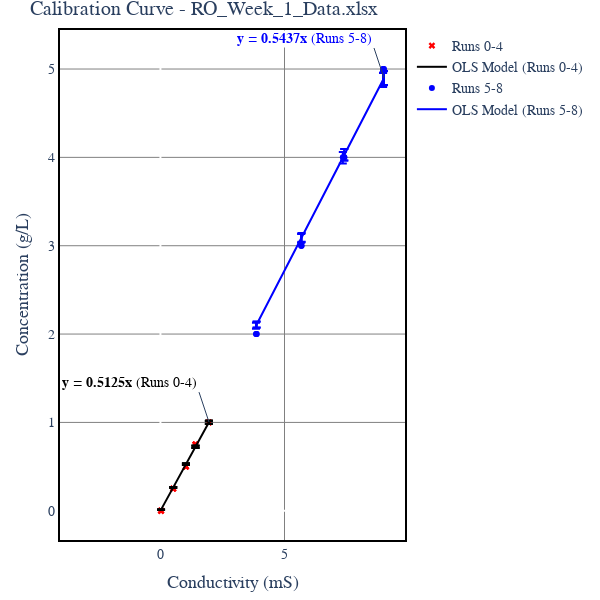
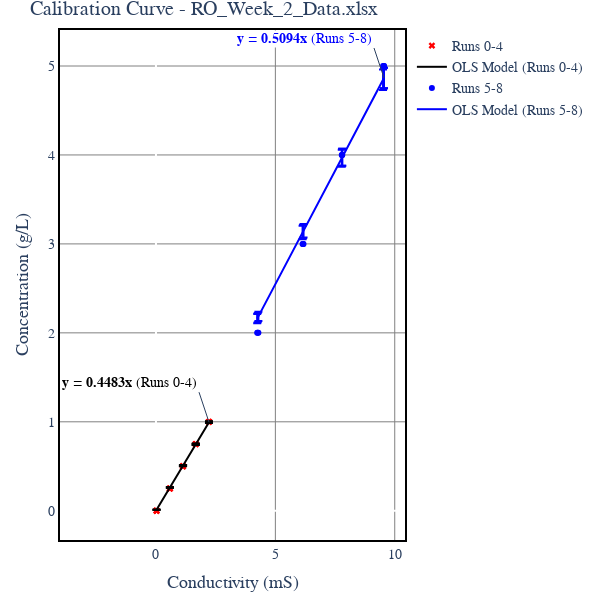

Notebook cell for these charts, in order:
### Code cell
import pandas as pd
import numpy as np
import statsmodels.api as sm
import plotly.graph_objects as go

def plot_calibration(fileName):
    # Load data from Excel
    df = pd.read_excel(fileName, sheet_name="Results")

    # Independent variable (Conductivity)
    x1 = df["Conductivity_A_(mS)"]
    x2 = df["Conductivity_B_(mS)"]
    x3 = df["Conductivity_C_(mS)"]

    # Dependent variable (Concentration)
    y_from_excel = df["Concentration_(g/L)"]

    # Run number column (assuming it's named "Run" in Excel)
    run_numbers = df["Run"]

    # Concatenate x values and replicate y values
    x_data = np.concatenate([x1, x2, x3])  # Conductivity
    y_data = np.tile(y_from_excel, 3)  # Concentration
    run_data = np.tile(run_numbers, 3)  # Repeat run numbers

    # Split data into two groups based on run number
    mask_group1 = (run_data >= 0) & (run_data <= 4)  # Runs 0-4
    mask_group2 = (run_data >= 5) & (run_data <= 8)  # Runs 5-8

    x_data_group1, y_data_group1 = x_data[mask_group1], y_data[mask_group1]
    x_data_group2, y_data_group2 = x_data[mask_group2], y_data[mask_group2]

    # Fit separate OLS models (forcing zero intercept)
    def fit_model(x, y):
        X = x[:, np.newaxis]  # Reshape for OLS
        model = sm.OLS(y, X).fit()
        return model

    model_group1 = fit_model(x_data_group1, y_data_group1)
    model_group2 = fit_model(x_data_group2, y_data_group2)

    # Get confidence intervals
    def get_conf_intervals(model, X):
        pred = model.get_prediction(X)
        pred_summary = pred.summary_frame(alpha=0.05)  # 95% CI
        return pred_summary['mean_ci_lower'], pred_summary['mean_ci_upper']

    ci_lower_group1, ci_upper_group1 = get_conf_intervals(model_group1, x_data_group1[:, np.newaxis])
    ci_lower_group2, ci_upper_group2 = get_conf_intervals(model_group2, x_data_group2[:, np.newaxis])

    # Create plotly figure
    fig = go.Figure()

    # Plot Group 1 (Runs 0-4)
    fig.add_trace(go.Scatter(x=x_data_group1, y=y_data_group1, mode="markers",
                             marker=dict(symbol="x", color="red"), name="Runs 0-4"))

    fig.add_trace(go.Scatter(
        x=x_data_group1,
        y=model_group1.fittedvalues,
        mode='lines',
        name='OLS Model (Runs 0-4)',
        line=dict(color="black"),
        error_y=dict(
            type='data',
            symmetric=False,
            array=ci_upper_group1 - model_group1.fittedvalues,
            arrayminus=model_group1.fittedvalues - ci_lower_group1,
            visible=True,
            color="black"
        )
    ))

    # Plot Group 2 (Runs 5-8)
    fig.add_trace(go.Scatter(x=x_data_group2, y=y_data_group2, mode="markers",
                             marker=dict(symbol="circle", color="blue"), name="Runs 5-8"))

    fig.add_trace(go.Scatter(
        x=x_data_group2,
        y=model_group2.fittedvalues,
        mode='lines',
        name='OLS Model (Runs 5-8)',
        line=dict(color="blue"),
        error_y=dict(
            type='data',
            symmetric=False,
            array=ci_upper_group2 - model_group2.fittedvalues,
            arrayminus=model_group2.fittedvalues - ci_lower_group2,
            visible=True,
            color="blue"
        )
    ))

    # Extract slopes for equation display
    slope_group1 = model_group1.params[0]
    slope_group2 = model_group2.params[0]

    # Add equation annotations
    fig.add_annotation(
        x=x_data_group1.max(),
        y=slope_group1 * x_data_group1.max(),
        text=f"<b>y = {slope_group1:.4f}x</b> (Runs 0-4)",
        font=dict(size=14, color="black"),
        xanchor="right",
        yanchor="bottom",
        bgcolor="white"
    )

    fig.add_annotation(
        x=x_data_group2.max(),
        y=slope_group2 * x_data_group2.max(),
        text=f"<b>y = {slope_group2:.4f}x</b> (Runs 5-8)",
        font=dict(size=14, color="blue"),
        xanchor="right",
        yanchor="bottom",
        bgcolor="white"
    )

    # Update layout
    fig.update_layout(
        xaxis=dict(
            showgrid=True,
            gridwidth=1,
            gridcolor="gray",
            title="Conductivity (mS)",  # X-axis
            title_font=dict(size=18),
            tickfont=dict(size=14),
            linewidth=2,
            linecolor="black",
            mirror=True
        ),
        yaxis=dict(
            showgrid=True,
            gridwidth=1,
            gridcolor="gray",
            title="Concentration (g/L)",  # Y-axis
            title_font=dict(size=18),
            tickfont=dict(size=14),
            linewidth=2,
            linecolor="black",
            mirror=True
        ),
        title=f"Calibration Curve - {fileName}",
        width=600,
        height=600,
        font=dict(family="Arial", size=14),
        plot_bgcolor="white",
        margin=dict(l=60, r=30, t=30, b=60)
    )

    fig.show()

# Run the function for both files
plot_calibration("RO_Week_1_Data.xlsx")
plot_calibration("RO_Week_2_Data.xlsx")

### Figure 1 — Plotly figure (JSON) as saved in the notebook; plotly's stock layout.template omitted (floating-point values rounded to 4 significant figures)
{"data": [{"marker": {"color": "red", "symbol": "x"}, "mode": "markers", "name": "Runs 0-4", "type": "scatter", "x": [0.025, 0.5152, 1.03, 1.415, 1.957, 0.0246, 0.5142, 1.027, 1.413, 1.953, 0.0246, 0.514, 1.026, 1.41, 1.949], "y": [0.0, 0.25, 0.5, 0.75, 1.0, 0.0, 0.25, 0.5, 0.75, 1.0, 0.0, 0.25, 0.5, 0.75, 1.0]}, {"error_y": {"array": [0.0002239, 0.004615, 0.009226, 0.01267, 0.01753, 0.0002203, 0.004606, 0.009199, 0.01266, 0.01749, 0.0002203, 0.004604, 0.00919, 0.01263, 0.01746], "arrayminus": [0.0002239, 0.004615, 0.009226, 0.01267, 0.01753, 0.0002203, 0.004606, 0.009199, 0.01266, 0.01749, 0.0002203, 0.004604, 0.00919, 0.01263, 0.01746], "color": "black", "symmetric": false, "type": "data", "visible": true}, "line": {"color": "black"}, "mode": "lines", "name": "OLS Model (Runs 0-4)", "type": "scatter", "x": [0.025, 0.5152, 1.03, 1.415, 1.957, 0.0246, 0.5142, 1.027, 1.413, 1.953, 0.0246, 0.514, 1.026, 1.41, 1.949], "y": [0.01281, 0.2641, 0.5279, 0.7252, 1.003, 0.01261, 0.2635, 0.5264, 0.7242, 1.001, 0.01261, 0.2634, 0.5259, 0.7227, 0.9989]}, {"marker": {"color": "blue", "symbol": "circle"}, "mode": "markers", "name": "Runs 5-8", "type": "scatter", "x": [3.88, 5.69, 7.41, 8.98, 3.87, 5.67, 7.41, 9.01, 3.85, 5.68, 7.35, 8.97], "y": [2.0, 3.0, 4.0, 5.0, 2.0, 3.0, 4.0, 5.0, 2.0, 3.0, 4.0, 5.0]}, {"error_y": {"array": [0.03406, 0.04994, 0.06504, 0.07882, 0.03397, 0.04977, 0.06504, 0.07909, 0.03379, 0.04986, 0.06451, 0.07873], "arrayminus": [0.03406, 0.04994, 0.06504, 0.07882, 0.03397, 0.04977, 0.06504, 0.07909, 0.03379, 0.04986, 0.06451, 0.07873], "color": "blue", "symmetric": false, "type": "data", "visible": true}, "line": {"color": "blue"}, "mode": "lines", "name": "OLS Model (Runs 5-8)", "type": "scatter", "x": [3.88, 5.69, 7.41, 8.98, 3.87, 5.67, 7.41, 9.01, 3.85, 5.68, 7.35, 8.97], "y": [2.109, 3.093, 4.029, 4.882, 2.104, 3.083, 4.029, 4.898, 2.093, 3.088, 3.996, 4.877]}], "layout": {"annotations": [{"bgcolor": "white", "font": {"color": "black", "size": 14}, "text": "<b>y = 0.5125x</b> (Runs 0-4)", "x": 1.957, "xanchor": "right", "y": 1.003, "yanchor": "bottom"}, {"bgcolor": "white", "font": {"color": "blue", "size": 14}, "text": "<b>y = 0.5437x</b> (Runs 5-8)", "x": 9.01, "xanchor": "right", "y": 4.898, "yanchor": "bottom"}], "font": {"family": "Arial", "size": 14}, "height": 600, "margin": {"b": 60, "l": 60, "r": 30, "t": 30}, "plot_bgcolor": "white", "title": {"text": "Calibration Curve - RO_Week_1_Data.xlsx"}, "width": 600, "xaxis": {"gridcolor": "gray", "gridwidth": 1, "linecolor": "black", "linewidth": 2, "mirror": true, "showgrid": true, "tickfont": {"size": 14}, "title": {"font": {"size": 18}, "text": "Conductivity (mS)"}}, "yaxis": {"gridcolor": "gray", "gridwidth": 1, "linecolor": "black", "linewidth": 2, "mirror": true, "showgrid": true, "tickfont": {"size": 14}, "title": {"font": {"size": 18}, "text": "Concentration (g/L)"}}}}

### Figure 2 — Plotly figure (JSON) as saved in the notebook; plotly's stock layout.template omitted (floating-point values rounded to 4 significant figures)
{"data": [{"marker": {"color": "red", "symbol": "x"}, "mode": "markers", "name": "Runs 0-4", "type": "scatter", "x": [0.025, 0.5849, 1.139, 1.671, 2.22, 0.0246, 0.5817, 1.126, 1.665, 2.22, 0.0246, 0.5834, 1.131, 1.661, 2.221], "y": [0.0, 0.25, 0.5, 0.75, 1.0, 0.0, 0.25, 0.5, 0.75, 1.0, 0.0, 0.25, 0.5, 0.75, 1.0]}, {"error_y": {"array": [8.816e-05, 0.002063, 0.004017, 0.005893, 0.007828, 8.675e-05, 0.002051, 0.003971, 0.005871, 0.007828, 8.675e-05, 0.002057, 0.003988, 0.005857, 0.007832], "arrayminus": [8.816e-05, 0.002063, 0.004017, 0.005893, 0.007828, 8.675e-05, 0.002051, 0.003971, 0.005871, 0.007828, 8.675e-05, 0.002057, 0.003988, 0.005857, 0.007832], "color": "black", "symmetric": false, "type": "data", "visible": true}, "line": {"color": "black"}, "mode": "lines", "name": "OLS Model (Runs 0-4)", "type": "scatter", "x": [0.025, 0.5849, 1.139, 1.671, 2.22, 0.0246, 0.5817, 1.126, 1.665, 2.22, 0.0246, 0.5834, 1.131, 1.661, 2.221], "y": [0.01121, 0.2622, 0.5106, 0.7492, 0.9953, 0.01103, 0.2608, 0.5048, 0.7465, 0.9953, 0.01103, 0.2616, 0.5071, 0.7447, 0.9957]}, {"marker": {"color": "blue", "symbol": "circle"}, "mode": "markers", "name": "Runs 5-8", "type": "scatter", "x": [4.29, 6.18, 7.78, 9.55, 4.26, 6.14, 7.8, 9.55, 4.24, 6.16, 7.8, 9.51], "y": [2.0, 3.0, 4.0, 5.0, 2.0, 3.0, 4.0, 5.0, 2.0, 3.0, 4.0, 5.0]}, {"error_y": {"array": [0.05221, 0.07521, 0.09468, 0.1162, 0.05184, 0.07472, 0.09492, 0.1162, 0.0516, 0.07496, 0.09492, 0.1157], "arrayminus": [0.05221, 0.07521, 0.09468, 0.1162, 0.05184, 0.07472, 0.09492, 0.1162, 0.0516, 0.07496, 0.09492, 0.1157], "color": "blue", "symmetric": false, "type": "data", "visible": true}, "line": {"color": "blue"}, "mode": "lines", "name": "OLS Model (Runs 5-8)", "type": "scatter", "x": [4.29, 6.18, 7.78, 9.55, 4.26, 6.14, 7.8, 9.55, 4.24, 6.16, 7.8, 9.51], "y": [2.185, 3.148, 3.963, 4.865, 2.17, 3.128, 3.974, 4.865, 2.16, 3.138, 3.974, 4.845]}], "layout": {"annotations": [{"bgcolor": "white", "font": {"color": "black", "size": 14}, "text": "<b>y = 0.4483x</b> (Runs 0-4)", "x": 2.221, "xanchor": "right", "y": 0.9957, "yanchor": "bottom"}, {"bgcolor": "white", "font": {"color": "blue", "size": 14}, "text": "<b>y = 0.5094x</b> (Runs 5-8)", "x": 9.55, "xanchor": "right", "y": 4.865, "yanchor": "bottom"}], "font": {"family": "Arial", "size": 14}, "height": 600, "margin": {"b": 60, "l": 60, "r": 30, "t": 30}, "plot_bgcolor": "white", "title": {"text": "Calibration Curve - RO_Week_2_Data.xlsx"}, "width": 600, "xaxis": {"gridcolor": "gray", "gridwidth": 1, "linecolor": "black", "linewidth": 2, "mirror": true, "showgrid": true, "tickfont": {"size": 14}, "title": {"font": {"size": 18}, "text": "Conductivity (mS)"}}, "yaxis": {"gridcolor": "gray", "gridwidth": 1, "linecolor": "black", "linewidth": 2, "mirror": true, "showgrid": true, "tickfont": {"size": 14}, "title": {"font": {"size": 18}, "text": "Concentration (g/L)"}}}}
